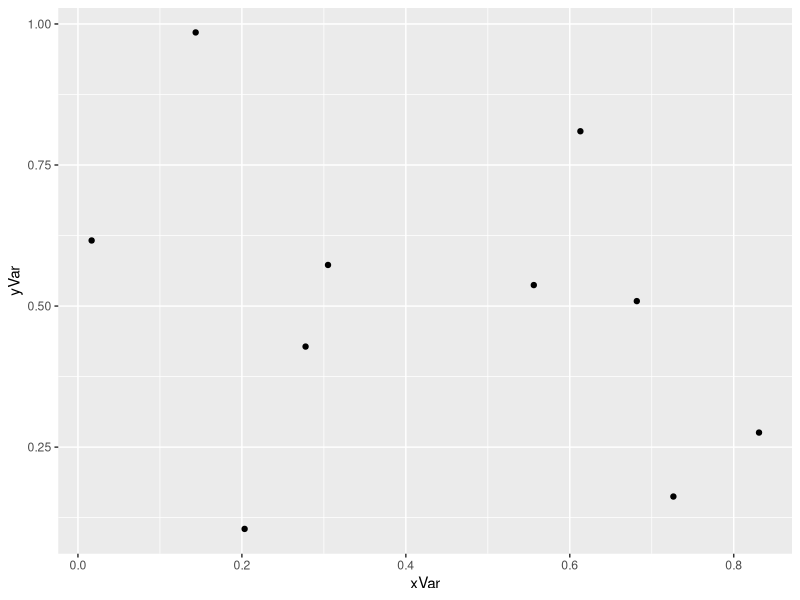

The R script that drew this image:
# Basic operations on matrices and lists
#18 september 2018
#SFR

m <- matrix(data=1:12, 
            nrow=4,
            ncol=3) #dont actually need to specify both ros and columns as one is deterimned by the other and the length but this is just being explicit
print(m)
dim(m)
m <- matrix(data = 1:12,
            nrow =4,
            byrow=TRUE) #default is to fill one column at a time but this is by row
print(m)

#change dimensions
dim(m) <- c(6, 2)
print (m)
dim(m) <- c(4,3)
print(m)
nrow(m)
ncol(m)
length(m)

# add names
rownames(m) 
rownames(m) <- c("a", "b", "c", "d")
print(m)
colnames(m) <- LETTERS[1:ncol(m)]
print(m)
print(m[2,3]) #print the i=2,j=3 element of m
print(m[1:2, 2:3]) #print the first two columns of 2nd and 3rd rows
print(m[1:2,]) #print all of the first two rows
print(m[,2:3]) #print all the 2nd and 3rd columns
#print(m[,,]) #this would work if m was 3D
print(m[,-2:-3]) #he didnt talk abotu this but it works
rownames(m) <- paste("Species", LETTERS[1:nrow(m)], sep = "")
colnames(m) <- paste("Site", 1:ncol(m), sep = "")
print(m)
m["SpeciesD", "Site2"] #This is fuckin weird. Names sort of act like variables but you have more than one thing called by the same name

dimnames(m) <- list(paste("Site", 1:nrow(m), sep=""), 
                     paste("Species"
                           , letters[1:ncol(m)], sep = ""))

#t for transpose
print(t(m)) 

#adding rows or columns to the matrix
m2 <- t(m)
m2 <- rbind(m2, c(20, 20, 30, 40)) #stands for rowbind. Kinda slow so dont build your matrix like this but its fine for adding a couple rows

# I FUCKED UP SOMEWHERE AROUND HERE
# m2 <- rbind(m2, c(20, 20, 30, 40))
# print(m2)
# rownames(m2)
# rownames(m2)[4] <- "myFix"
# rownames(m2)[5] <- "myFixX"
# print(m2)
# m2["myFix", "Site1"]
# m2[c("myFix", "myFix2"), c("Site1", "Site4")]

# Introducing Lists

myList <- list(1:10,
               matrix(1:8, nrow=4, byrow=TRUE),
                      letters[1:3],
                      pi)
myList[4] #with lists, if you try to use single brackets, the thing that comes out is a list containing the item instead of just the item
#myList[4] - 3 #Cant subtract a number from a list
myList[[4]] - 3 #pulls out the value

#list of 10 elements is like a train with 10 cars
# x[5] is the fifth car in the train
# x[[5]] is the CONTENTS of the fifth car
# x[c(4,5,6)] a new train with 3 cars

myList[[2]] # in this case the contents of the car is another list
myList[[2]][3,2]

# naming list items

myList <- list(Tester=FALSE,
               littleM = matrix(1:9, nrow=3))
#myList2$littleM # prints entire matrix
myList$littleM[1,]

# unlist is a helpful function for lists!
#unRolled <- unlist(myList2) #unlist takes a list and trys to flatten it into an atomic vector. It also tries to coerce things into the same data type
#print(unRolled)

library(ggplot2)
yVar <- runif(10)
xVar <-runif(10)

myModel <- lm(yVar ~ xVar)
qplot(x=xVar, y=yVar)
print(myModel)
print(summary(myModel))
str(summary(myModel))
summary(myModel)$coefficients
summary(myModel)$coefficients[2,4]

# find what you want by unlisting the model summary

u <- unlist(summary(myModel))
u
mySlope <- u$coefficients2
myPValue <- u$coefficients8

mySlope
myPValue

# Data frame
# - a list of atomic vectors
# - all vectors(=columns) same length

#build a data frame from scratch

varA <- 1:12
varB <- rep(c("con", "LowN", "HighN", each =4))
varC <-runif(12)
dFrame <- data.frame(varA, varB, varC, stringsAsFactors=FALSE)
str(dFrame)
head(dFrame)

# add a row with rbind

newData <- list(varA=13, varB
                ="HighN", varC = 0.668)
print(newData)
str(newData)
dFrame <- rbind(dFrame, newData)
tail(dFrame)

#add a column to a data frame
newVar <- runif(13)
dFrame <- cbind(dFrame, newVar)
head(dFrame)

# build a data frame and a matrix with same structure
zMat <- matrix(data = 1:30, ncol=3, byrow=TRUE)
zDframe <- as.data.frame(zMat)

str(zMat)
str(zDframe)

head(zDframe)
head(zMat)

zMat[3,3]
zDframe[3,3] #alot of commands are the same between data frames and matrices

#column referencing
zMat[,2]
zDframe[,2]
zDframe$V2 #however dollar signs dont work for matrices but they do for data FRAAAAAAAAMES


# referencing single items
zMat[2]
zMat
zDframe[2]
zDframe[2]
zDframe["V2"]
zDframe$V2

#subscripting and dealing with missing data

set.seed(99)
z <- 1:10 # a simple sequence
z
z <- sample(z)
z
z < 4 #logical vector
z [z < 4] #subset vectORSSSS
which(z < 4) # get subscripts
z[which(z<4)] # this works the same as z[z<4] UNLESS YOU HAVE MISSING DATA

zD <- c(z, NA, NA)
zD
zD[zD <4]
zD[which(zD < 4)]

# use complete.cases to eliminate NA values. There are alot of ways to do this but gotellis says this one is the best

print(zD)
complete.cases(zD)
zD[complete.cases(zD)]

# use this to find missing slots
# now apply this to a matrix 

which (!complete.cases(zD))
# now apply this to a matrix

m<- matrix(1:20, nrow=5)
m[1,1] <- NA
m[5,4] <- NA
m

m[complete.cases(m),]

m[complete.cases(m[,c(1,2)]), ] #evaluate the complete cases only for columns one and two. 



